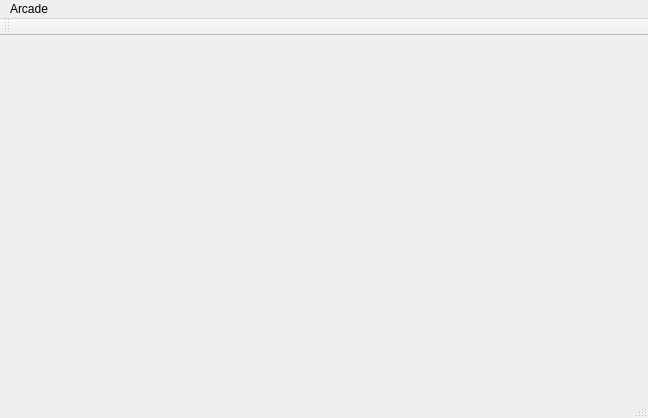
<?xml version="1.0" encoding="UTF-8"?>
<ui version="4.0">
 <class>MainWindow</class>
 <widget class="QMainWindow" name="MainWindow">
  <property name="geometry">
   <rect>
    <x>0</x>
    <y>0</y>
    <width>648</width>
    <height>418</height>
   </rect>
  </property>
  <property name="windowTitle">
   <string>MainWindow</string>
  </property>
  <widget class="QWidget" name="centralWidget"/>
  <widget class="QMenuBar" name="menuBar">
   <property name="geometry">
    <rect>
     <x>0</x>
     <y>0</y>
     <width>648</width>
     <height>22</height>
    </rect>
   </property>
   <widget class="QMenu" name="menuArcade">
    <property name="title">
     <string>Arcade</string>
    </property>
    <addaction name="separator"/>
    <addaction name="separator"/>
   </widget>
   <addaction name="menuArcade"/>
  </widget>
  <widget class="QToolBar" name="mainToolBar">
   <attribute name="toolBarArea">
    <enum>TopToolBarArea</enum>
   </attribute>
   <attribute name="toolBarBreak">
    <bool>false</bool>
   </attribute>
  </widget>
  <widget class="QStatusBar" name="statusBar"/>
 </widget>
 <layoutdefault spacing="6" margin="11"/>
 <resources/>
 <connections/>
</ui>
